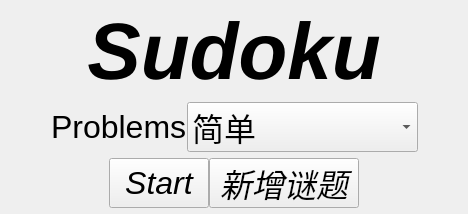
<?xml version="1.0" encoding="UTF-8"?>
<ui version="4.0">
 <class>CMainWin</class>
 <widget class="QWidget" name="CMainWin">
  <property name="geometry">
   <rect>
    <x>0</x>
    <y>0</y>
    <width>468</width>
    <height>211</height>
   </rect>
  </property>
  <property name="sizePolicy">
   <sizepolicy hsizetype="Fixed" vsizetype="Fixed">
    <horstretch>0</horstretch>
    <verstretch>0</verstretch>
   </sizepolicy>
  </property>
  <property name="minimumSize">
   <size>
    <width>0</width>
    <height>0</height>
   </size>
  </property>
  <property name="maximumSize">
   <size>
    <width>65535</width>
    <height>65535</height>
   </size>
  </property>
  <property name="windowTitle">
   <string>数独</string>
  </property>
  <property name="windowIcon">
   <iconset resource="../../resource.qrc">
    <normaloff>:/icon/resources/icons/logo.png</normaloff>:/icon/resources/icons/logo.png</iconset>
  </property>
  <layout class="QVBoxLayout" name="verticalLayout_2">
   <property name="spacing">
    <number>0</number>
   </property>
   <property name="leftMargin">
    <number>6</number>
   </property>
   <property name="topMargin">
    <number>6</number>
   </property>
   <property name="rightMargin">
    <number>6</number>
   </property>
   <property name="bottomMargin">
    <number>6</number>
   </property>
   <item>
    <layout class="QVBoxLayout" name="mainLayout">
     <property name="spacing">
      <number>0</number>
     </property>
     <property name="leftMargin">
      <number>0</number>
     </property>
     <property name="topMargin">
      <number>0</number>
     </property>
     <property name="rightMargin">
      <number>0</number>
     </property>
     <property name="bottomMargin">
      <number>0</number>
     </property>
     <item>
      <widget class="QLabel" name="label_2">
       <property name="font">
        <font>
         <pointsize>60</pointsize>
         <weight>75</weight>
         <italic>true</italic>
         <bold>true</bold>
        </font>
       </property>
       <property name="text">
        <string>Sudoku</string>
       </property>
       <property name="alignment">
        <set>Qt::AlignCenter</set>
       </property>
      </widget>
     </item>
     <item>
      <layout class="QHBoxLayout" name="layout3" stretch="1,2,6,1">
       <property name="leftMargin">
        <number>6</number>
       </property>
       <property name="topMargin">
        <number>6</number>
       </property>
       <property name="rightMargin">
        <number>6</number>
       </property>
       <property name="bottomMargin">
        <number>6</number>
       </property>
       <item>
        <spacer name="spacer1">
         <property name="orientation">
          <enum>Qt::Horizontal</enum>
         </property>
         <property name="sizeHint" stdset="0">
          <size>
           <width>40</width>
           <height>20</height>
          </size>
         </property>
        </spacer>
       </item>
       <item>
        <widget class="QLabel" name="label">
         <property name="sizePolicy">
          <sizepolicy hsizetype="Preferred" vsizetype="Preferred">
           <horstretch>0</horstretch>
           <verstretch>0</verstretch>
          </sizepolicy>
         </property>
         <property name="maximumSize">
          <size>
           <width>800</width>
           <height>50</height>
          </size>
         </property>
         <property name="font">
          <font>
           <pointsize>24</pointsize>
          </font>
         </property>
         <property name="text">
          <string>Problems</string>
         </property>
        </widget>
       </item>
       <item>
        <widget class="QComboBox" name="comboBox">
         <property name="minimumSize">
          <size>
           <width>200</width>
           <height>50</height>
          </size>
         </property>
         <property name="maximumSize">
          <size>
           <width>1000</width>
           <height>16777215</height>
          </size>
         </property>
         <property name="font">
          <font>
           <pointsize>24</pointsize>
          </font>
         </property>
         <item>
          <property name="text">
           <string>简单</string>
          </property>
         </item>
         <item>
          <property name="text">
           <string>中等</string>
          </property>
         </item>
         <item>
          <property name="text">
           <string>困难</string>
          </property>
         </item>
        </widget>
       </item>
       <item>
        <spacer name="spacer2">
         <property name="orientation">
          <enum>Qt::Horizontal</enum>
         </property>
         <property name="sizeHint" stdset="0">
          <size>
           <width>40</width>
           <height>20</height>
          </size>
         </property>
        </spacer>
       </item>
      </layout>
     </item>
     <item>
      <layout class="QHBoxLayout" name="layout4">
       <item>
        <spacer name="spacer3">
         <property name="orientation">
          <enum>Qt::Horizontal</enum>
         </property>
         <property name="sizeHint" stdset="0">
          <size>
           <width>40</width>
           <height>20</height>
          </size>
         </property>
        </spacer>
       </item>
       <item>
        <widget class="QPushButton" name="startBtn">
         <property name="minimumSize">
          <size>
           <width>100</width>
           <height>50</height>
          </size>
         </property>
         <property name="font">
          <font>
           <pointsize>24</pointsize>
           <italic>true</italic>
          </font>
         </property>
         <property name="text">
          <string>Start</string>
         </property>
        </widget>
       </item>
       <item>
        <widget class="QPushButton" name="m_iAddBtn">
         <property name="minimumSize">
          <size>
           <width>150</width>
           <height>50</height>
          </size>
         </property>
         <property name="font">
          <font>
           <pointsize>24</pointsize>
           <italic>true</italic>
          </font>
         </property>
         <property name="text">
          <string>新增谜题</string>
         </property>
        </widget>
       </item>
       <item>
        <spacer name="spacer4">
         <property name="orientation">
          <enum>Qt::Horizontal</enum>
         </property>
         <property name="sizeHint" stdset="0">
          <size>
           <width>40</width>
           <height>20</height>
          </size>
         </property>
        </spacer>
       </item>
      </layout>
     </item>
    </layout>
   </item>
  </layout>
 </widget>
 <resources>
  <include location="../../resource.qrc"/>
 </resources>
 <connections>
  <connection>
   <sender>m_iAddBtn</sender>
   <signal>clicked()</signal>
   <receiver>CMainWin</receiver>
   <slot>On_AddBtn_Clicked()</slot>
   <hints>
    <hint type="sourcelabel">
     <x>311</x>
     <y>188</y>
    </hint>
    <hint type="destinationlabel">
     <x>308</x>
     <y>209</y>
    </hint>
   </hints>
  </connection>
 </connections>
 <slots>
  <slot>On_AddBtn_Clicked()</slot>
 </slots>
</ui>
